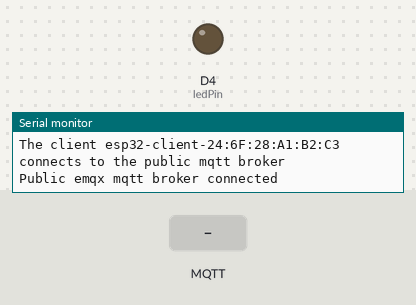
The program below on a simulated ESP8266 (Wemos D1 mini). Shown: output pins drawn as LEDs (lit = HIGH), the last lines printed to the serial monitor. Inputs (shaded band) come from the test bench. WiFi joins after 1.5 s; servers stay silent unless stated; no MQTT or app messages arrive unless stated.

Above: at 3.2 s.
3.3 s: MQTT message "0" arrives on the first subscribed topic
At 4.3 s:
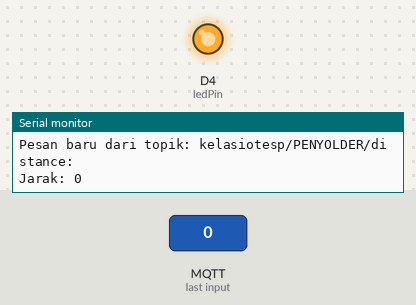
6.3 s: MQTT message "90" arrives on the first subscribed topic
At 6.6 s:
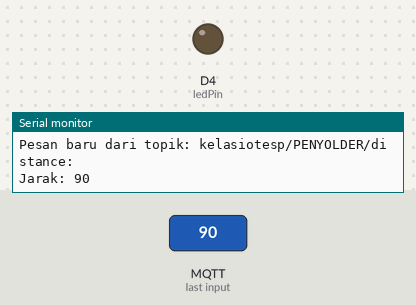
7.8 s: MQTT message "1" arrives on the first subscribed topic
At 8.9 s:
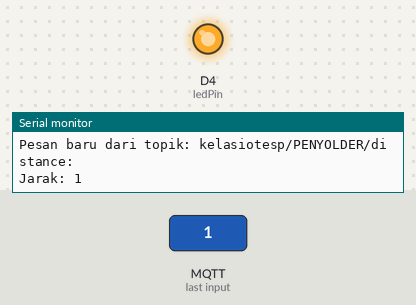
Timing chart, 0 to 10.3 s (numbered marks = the images above; inputs shaded):
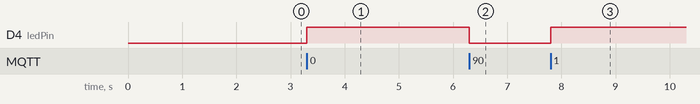

Measured:
- after the input at 3.3 s, D4 (ledPin): LOW → HIGH at once
- after the input at 6.3 s, D4 (ledPin): HIGH → LOW at once
- after the input at 7.8 s, D4 (ledPin): LOW → HIGH at once

The program:

main.cpp
```cpp
#include <Arduino.h>
#include <Wire.h>
#include <ESP8266WiFi.h>
#include <PubSubClient.h>
#include <espnow.h>

const int ledPin = D4; // pin LED

// WiFi
const char *ssid = "Galaxy A33 5G 8347";         // Enter your WiFi name
const char *password = "kedo9581"; // Enter WiFi password

// MQTT Broker
const char *mqtt_broker = "broker.emqx.io";
const char *topic_mqtt = "kelasiotesp/PENYOLDER/distance: ";
const char *mqtt_username = "emqx";
const char *mqtt_password = "public";
const int mqtt_port = 1883;

int jarak;
int status;

// ESP-NOW
typedef struct struct_message
{
  char receive_data[32];
} struct_message;

struct_message myData;

WiFiClient espClient;
PubSubClient client(espClient);
char str[80];

void OnDataRecv(uint8_t *mac, uint8_t *incomingData, uint8_t len)
{
  memcpy(&myData, incomingData, sizeof(myData));
  Serial.print("Bytes received: ");
  Serial.println(len);
  Serial.print("distance: ");
  Serial.print(myData.receive_data);
  Serial.println(" cm");

  // Mengirim data ke MQTT broker setelah menerima data ESP-NOW
  client.publish(topic_mqtt, myData.receive_data);
}

void callback(char *topic, byte *payload, unsigned int length)
{

  Serial.print("Pesan baru dari topik: ");
  Serial.println(topic);

  if (strcmp(topic, "kelasiotesp/PENYOLDER/distance: ") == 0)
  {
    payload[length] = '\0';        // Tambahkan null terminator untuk mengonversi ke string
    jarak = atoi((char *)payload); // Konversi string menjadi integer
    Serial.print("Jarak: ");
    Serial.println(jarak);
  }

  if (strcmp(topic, "kelasiotesp/PENYOLDER/interrupt:") == 0)
  {
    payload[length] = '\0';        // Tambahkan null terminator untuk mengonversi ke string
    status = atoi((char *)payload); // Konversi string menjadi integer
    Serial.print("Status: ");
    Serial.println(status);
  }
  if (status == 1) digitalWrite(ledPin, HIGH);
  else if (status == 0)
  {
    if (jarak <= 10) digitalWrite(ledPin, HIGH);
    else digitalWrite(ledPin, LOW);
  }
}

void setup()
{
  Serial.begin(115200);

  pinMode(ledPin, OUTPUT);

  // Connecting to a WiFi network
  WiFi.begin(ssid, password);
  while (WiFi.status() != WL_CONNECTED)
  {
    delay(1000);
    Serial.println("Connecting to WiFi..");
  }
  Serial.println("Connected to the WiFi network");

  // Connecting to an MQTT broker
  client.setServer(mqtt_broker, mqtt_port);
  client.setCallback(callback);

  while (!client.connected())
  {
    String client_id = "esp32-client-";
    client_id += String(WiFi.macAddress());
    Serial.printf("The client %s connects to the public mqtt broker\n", client_id.c_str());
    if (client.connect(client_id.c_str(), mqtt_username, mqtt_password))
    {
      Serial.println("Public emqx mqtt broker connected");
    }
    else
    {
      Serial.print("failed with state ");
      Serial.print(client.state());
      delay(2000);
    }
  }

  client.subscribe("kelasiotesp/PENYOLDER/distance: ");
  client.subscribe("kelasiotesp/PENYOLDER/interrupt:");

  // Init ESP-NOW
  if (esp_now_init() != 0)
  {
    Serial.println("Error initializing ESP-NOW");
    return;
  }

  // Once ESPNow is successfully Init, we will register for recv CB to
  // get recv packet info
  esp_now_set_self_role(ESP_NOW_ROLE_SLAVE);
  esp_now_register_recv_cb(OnDataRecv);
}

void loop()
{
  client.loop();
}
```
